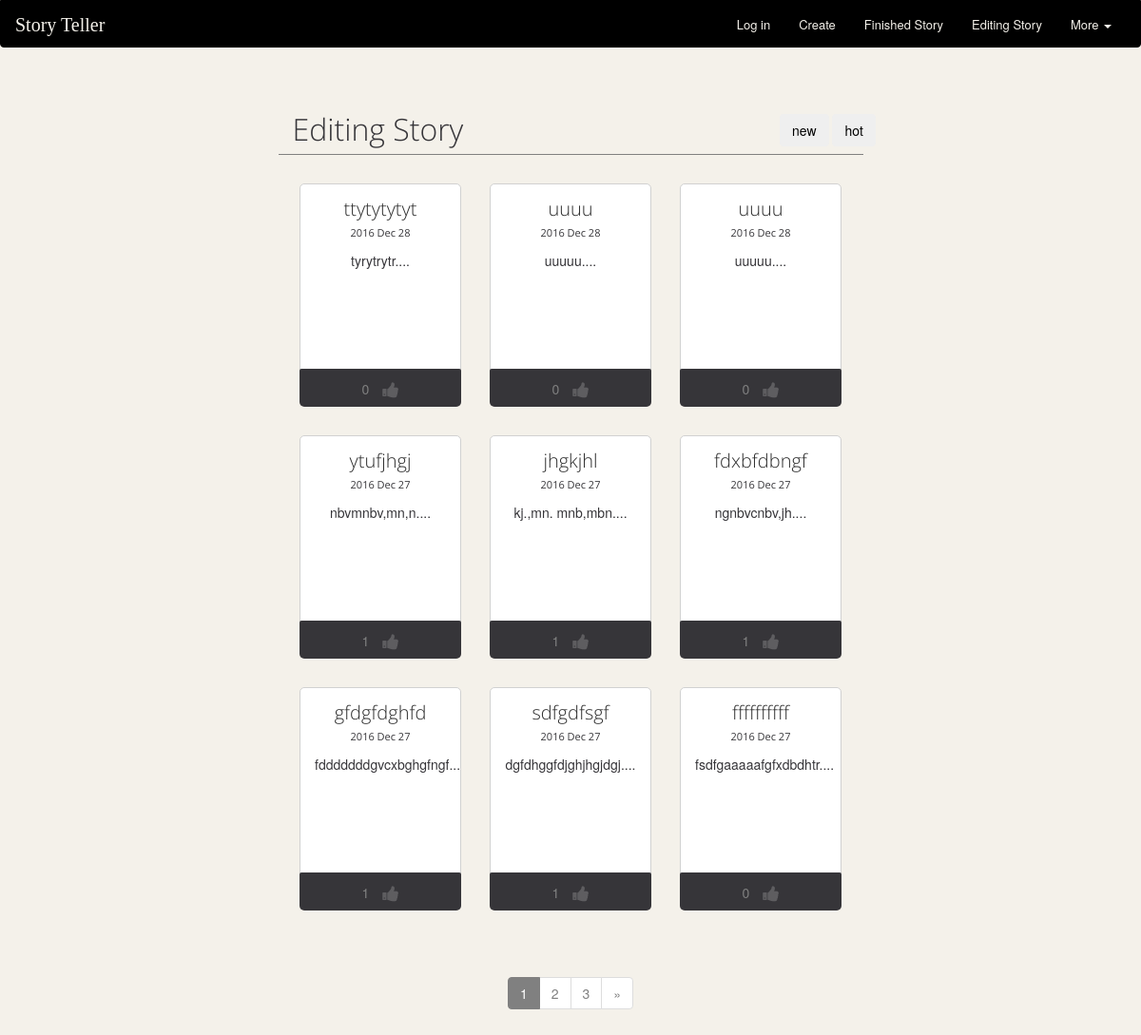
The page /editing/ on the database as committed earlier.
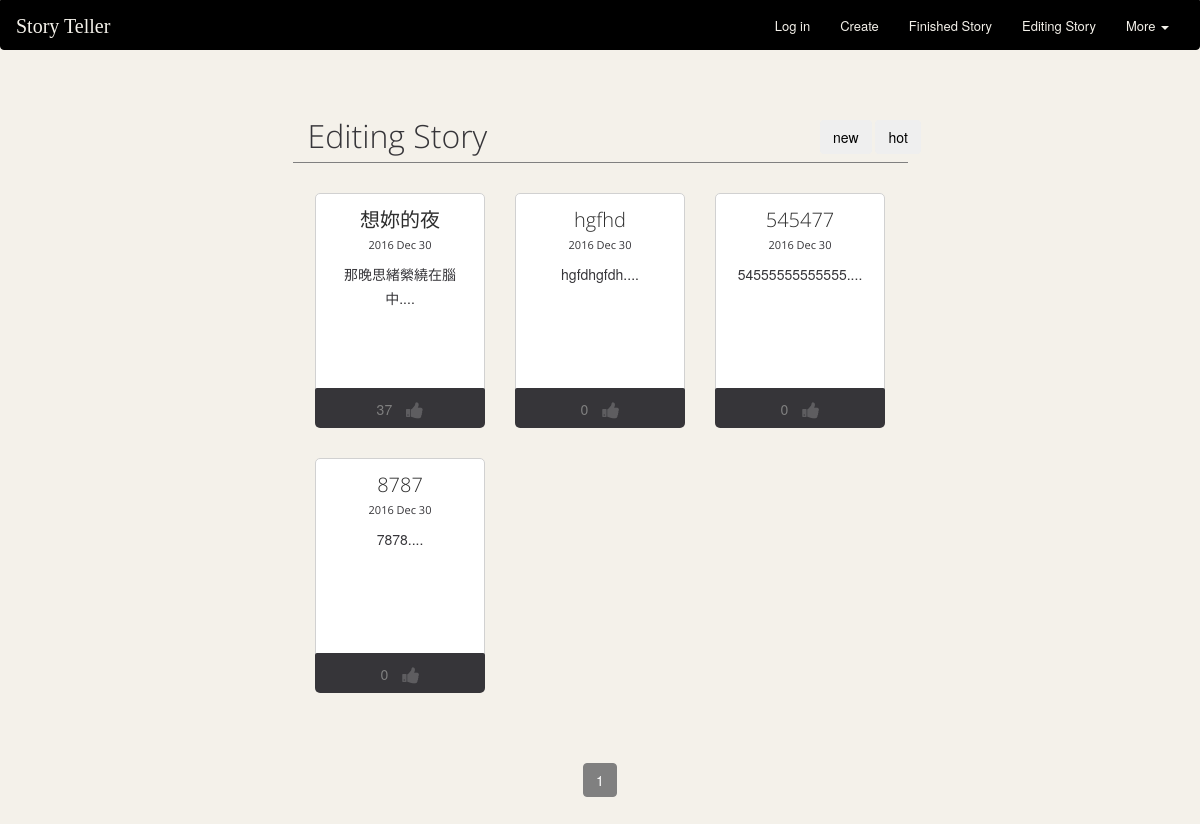
The same page on the database as committed later.
### storyteller_app/models.py (models this page shows)
class Post(models.Model):
	storyTitle = models.CharField(max_length=25)
	created_id = models.CharField(max_length=25)
	created_at = models.CharField(max_length=25)
	created_day = models.CharField(max_length=25)
	created_mon = models.CharField(max_length=25)
	post_likes = models.IntegerField(default=0)
	firstSentence = models.CharField(max_length=25)
	created_auther = models.CharField(max_length=25)

### storyteller_app/views.py (the view)
# urls.py: url(r'^editing/', views.collection_e, name='collection_e'),
def collection_e(request):
    limit = 9
    contact_list = Post.objects.all().order_by('-pk')
    paginator = Paginator(contact_list, limit) # Show 25 contacts per page
    page = request.GET.get('page')
    try:
        contacts = paginator.page(page)
    except PageNotAnInteger:
        contacts = paginator.page(1)
    except EmptyPage:
        contacts = paginator.page(paginator.num_pages)
    if request.is_ajax():
        return render(request, 'storyteller_app/refresh_post.html',{'contacts': contacts})
    else:
        return render(request, 'storyteller_app/collection_e.html', {'contacts': contacts})

### storyteller_app/templates/storyteller_app/collection_e.html (shortened to what this page needs)
{% load staticfiles %}
<!DOCTYPE html>
<html lang="en">
<head>
	<link rel="stylesheet" href="{% static 'css/c_bootstrap.css' %}">
	<link rel="stylesheet" href="{% static 'css/animate.css' %}">
	<link rel="stylesheet" href="{% static 'css/font-awesome.css' %}">
	<link rel="stylesheet" href="{% static 'css/nexus.css' %}">
	<link rel="stylesheet" href="{% static 'css/responsive.css' %}">
    <link rel="stylesheet" href="{% static 'css/create.css' %}">
	<link rel="stylesheet" href="{% static 'css/finish.css' %}">
</head>
<body>
	<nav class="navbar navbar-default">
	  <div class="container-fluid">
	    <div class="navbar-header">
	      <a class="navbar-brand" id="main-title" href="{% url 'index' %}">Story Teller</a>
	    </div>
	    <div class="collapse navbar-collapse" id="bs-example-navbar-collapse-1">
	      <ul class="nav navbar-nav navbar-right">
	      	{% if user.is_authenticated %}
	      	<li><a href="{% url 'personal' user.username %}">{{ user.username }}</a></li>
	      	{% else %}
	        <li><a href="javascript: return false;" onclick="window.location.href='/login/' ">Log in</a></li>
	        {% endif %}
	      	<li><a id="create" href="#">Create</a></li>
	      	<li><a href="{% url 'collection_f' %}">Finished Story</a></li>
	      	<li><a href="{% url 'collection_e' %}">Editing Story</a></li>
	        <li class="dropdown">
	          <a href="#" class="dropdown-toggle" data-toggle="dropdown" role="button" aria-haspopup="true" aria-expanded="false">More <span class="caret"></span></a>
	        </li>
	      </ul>
	    </div>
	  </div>
	</nav>
	<div class="row selection">
		<div class="col-md-offset-3 col-md-4 col-xs-offset-3 col-xs-9">
			<h2>Editing Story</h2>
		</div>
		<div class="col-md-offset-1 col-md-3 col-xs-offset-3 col-xs-9">
			<a onclick="new();"><button class="btn btn-black">new</button></a>
			<a onclick="hot();"><button class="btn btn-black">hot</button></a>
		</div>
	</div>
	<div class="row">
		<div class="col-md-offset-3  col-xs-offset-3 col-md-6 col-xs-6" id="line"></div>
	</div>
<div id ="refresh_post">
{% for post in contacts %}
    {% if forloop.counter0|divisibleby:3 %}
		<div class="col-md-offset-3 col-md-2 person-details">
			<figure class="editing" id="story1">
				<figcaption>
				<h3 class="margin-bottom-10">{{ post.storyTitle }}<br/><small>  {{ post.created_at }}</small></h3>
				<span>{{ post.firstSentence }}....</span>
				</figcaption>
			</figure>
			<div id ="refresh_like_{{ post.created_id }}">
			<ul class="list-inline person-details-icons">
				<li><p>{{ post.post_likes }}</p></li>
				<li><a onclick="likes_post({{ post.created_id }});"><i class="fa-lg fa-thumbs-up"></i></a></li>
			</ul>
			</div>
		</div>
	{% else %}
	<div class="col-md-2 person-details">
			<figure class="editing" id="story1">
				<figcaption>
				<h3 class="margin-bottom-10">{{ post.storyTitle }}<br/><small>  {{ post.created_at }}</small></h3>
				<span>{{ post.firstSentence }}....</span>
				</figcaption>
			</figure>
		<div id ="refresh_like_{{ post.created_id }}">
		<ul class="list-inline person-details-icons">
			<li><p>{{ post.post_likes }}</p></li>
			<li><a onclick="likes_post({{ post.created_id }});"><i class="fa-lg fa-thumbs-up"></i></a></li>
		</ul>
		</div>
	</div>
	{% endif %}
{% endfor %}
</div>
<div class="text-center row">
	<div class="col-md-12">
	   <ul class="pagination">
	    {% for page in contacts.paginator.page_range %}
		    {% ifequal page  contacts.number %}
	      		<li class="active"><a id="page_{{page}}">{{ page }}</a></li>
	    	{% else %}
	      		<li><a href="?page={{ page }}" id="page_{{page}}" >{{ page }}</a></li>
	    	{% endifequal %}
	    {% endfor %}
	       {% if contacts.has_next %}
	      <li><a href="?page={{ contacts.next_page_number }}" id="page_{{contacts.next_page_number}}">&raquo;</a></li>
	       {% endif %}
	   </ul>
	</div>
</div>
</body>
</html>

Rows that differ between the two databases and show on the page:
removed Post: storyTitle "ttytytytyt", created_at "2016 Dec 28", firstSentence "tyrytrytr", post_likes "0"
removed Post: storyTitle "uuuu", created_at "2016 Dec 28", firstSentence "uuuuu", post_likes "0"
removed Post: storyTitle "uuuu", created_at "2016 Dec 28", firstSentence "uuuuu", post_likes "0"
removed Post: storyTitle "ytufjhgj", created_at "2016 Dec 27", firstSentence "nbvmnbv,mn,n", post_likes "1"
removed Post: storyTitle "jhgkjhl", created_at "2016 Dec 27", firstSentence "kj.,mn. mnb,mbn", post_likes "1"
removed Post: storyTitle "fdxbfdbngf", created_at "2016 Dec 27", firstSentence "ngnbvcnbv,jh", post_likes "1"
removed Post: storyTitle "gfdgfdghfd", created_at "2016 Dec 27", firstSentence "fdddddddgvcxbghgfngf", post_likes "1"
removed Post: storyTitle "sdfgdfsgf", created_at "2016 Dec 27", firstSentence "dgfdhggfdjghjhgjdgj", post_likes "1"
removed Post: storyTitle "ffffffffff", created_at "2016 Dec 27", firstSentence "fsdfgaaaaafgfxdbdhtr", post_likes "0"
now on this page (row edited): Post: storyTitle "想妳的夜", created_at "2016 Dec 30", firstSentence "那晚思緒縈繞在腦中", post_likes "37"
now on this page (row edited): Post: storyTitle "hgfhd", created_at "2016 Dec 30", firstSentence "hgfdhgfdh", post_likes "0"
now on this page (row edited): Post: storyTitle "545477", created_at "2016 Dec 30", firstSentence "54555555555555", post_likes "0"
now on this page (row edited): Post: storyTitle "8787", created_at "2016 Dec 30", firstSentence "7878", post_likes "0"
Other text that changed with them:
list line gone: "2"
list line gone: "3"
